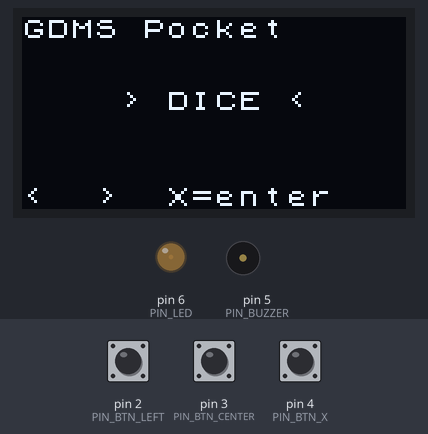
Bench run of a sketch on a simulated Arduino Uno, built with avr-gcc and run on an emulated ATmega328P. Parts: 128×64 one-colour display, output pins drawn as LEDs (lit = HIGH), buzzer (waves = sounding). The inputs (shaded band) are chosen by the test bench; at power-on: pin 2 (PIN_BTN_LEFT) HIGH, pin 4 (PIN_BTN_X) HIGH, pin 3 (PIN_BTN_CENTER) HIGH. Random numbers use the default seed unless the sketch sets one.

Above: at 3.68 s.
3.7 s: pin 2 (PIN_BTN_LEFT) pulled LOW for 0.15 s
At 3.89 s:
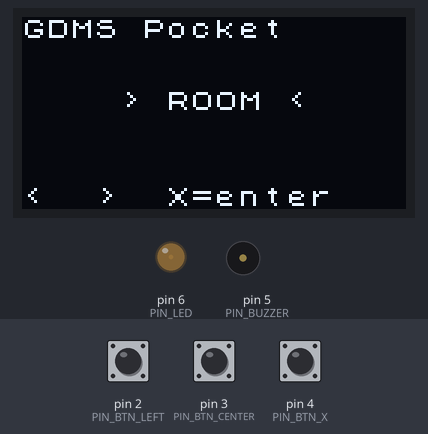
4.4 s: pin 4 (PIN_BTN_X) pulled LOW for 0.15 s
At 4.58 s:
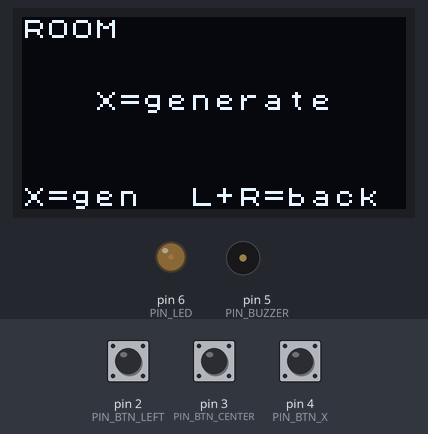
5.1 s: pin 4 (PIN_BTN_X) pulled LOW for 1 s
At 5.35 s:
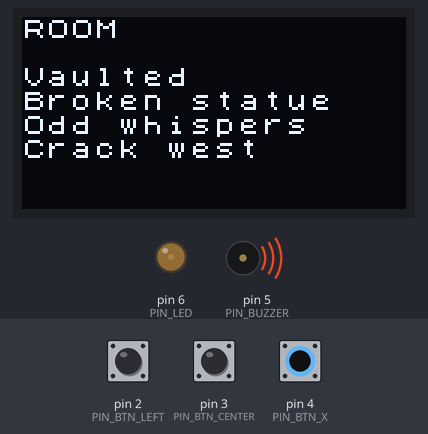
6.7 s: pin 4 (PIN_BTN_X) pulled LOW for 0.15 s
At 6.8 s:
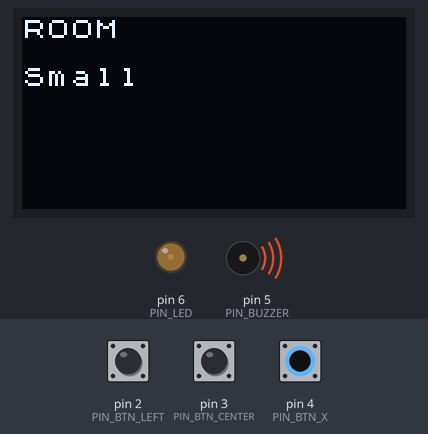
7.4 s: pin 4 (PIN_BTN_X) pulled LOW for 3.2 s
At 7.64 s:
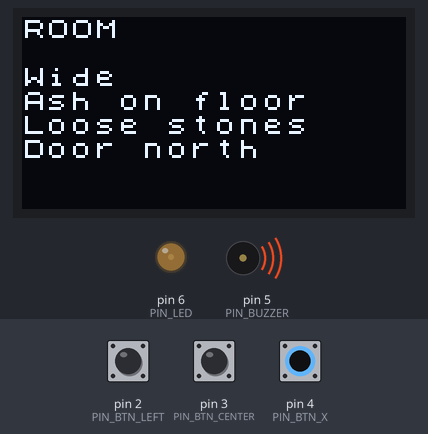
11.2 s: pin 4 (PIN_BTN_X) pulled LOW for 0.15 s
At 11.41 s:
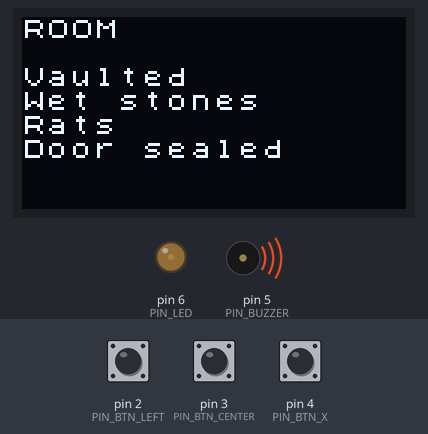
Timing chart, 0 to 12.9 s (numbered marks = the images above; inputs shaded):
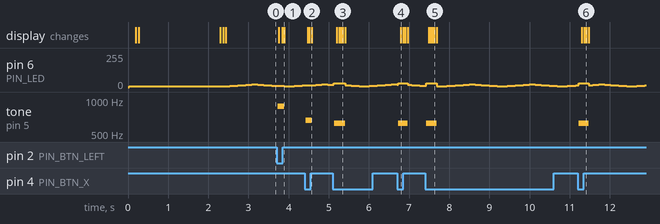

The sketch:

GDMS-microV2.ino
```cpp
#include <Wire.h>
#include <U8g2lib.h>

// ===================== OLED (U8x8 text mode) =====================
U8X8_SSD1306_128X64_NONAME_HW_I2C u8x8(U8X8_PIN_NONE);

// ===================== PINS =====================
const uint8_t PIN_BTN_LEFT   = 2;  // back (active LOW)
const uint8_t PIN_BTN_CENTER = 3;  // forward (active LOW)
const uint8_t PIN_BTN_X      = 4;  // select / action (active LOW)

const uint8_t PIN_BUZZER     = 5;  // passive buzzer signal
const uint8_t PIN_LED        = 6;  // PWM LED

// ===================== LED BREATH + POP =====================
const uint8_t LED_MIN = 5;
const uint8_t LED_MAX = 20;
const uint8_t LED_POP = 30;

const uint16_t BREATH_STEP_MS = 50;
const uint16_t POP_MS         = 60;

uint8_t ledLevel = LED_MIN;
int8_t  ledDir   = +1;
unsigned long lastBreathMs = 0;

bool popActive = false;
unsigned long popUntilMs = 0;

void ledInit() {
  pinMode(PIN_LED, OUTPUT);
  analogWrite(PIN_LED, LED_MIN);
}

void ledPop() {
  popActive = true;
  popUntilMs = millis() + POP_MS;
  analogWrite(PIN_LED, LED_POP);
}

void ledUpdate() {
  unsigned long now = millis();

  if (popActive) {
    if ((long)(now - popUntilMs) >= 0) {
      popActive = false;
      analogWrite(PIN_LED, ledLevel);
    }
    return;
  }

  if (now - lastBreathMs >= BREATH_STEP_MS) {
    lastBreathMs = now;

    int16_t next = (int16_t)ledLevel + ledDir;
    if (next >= LED_MAX) { next = LED_MAX; ledDir = -1; }
    else if (next <= LED_MIN) { next = LED_MIN; ledDir = +1; }

    ledLevel = (uint8_t)next;
    analogWrite(PIN_LED, ledLevel);
  }
}

// ===================== BUZZER =====================
bool buzOn = false;
unsigned long buzUntilMs = 0;

void buzzerInit() {
  pinMode(PIN_BUZZER, OUTPUT);
  noTone(PIN_BUZZER);
}

void buzzerBeepHz(uint16_t hz, uint16_t ms) {
  tone(PIN_BUZZER, hz);
  buzOn = true;
  buzUntilMs = millis() + ms;
}

void buzzerUpdate() {
  if (!buzOn) return;
  if ((long)(millis() - buzUntilMs) >= 0) {
    buzOn = false;
    noTone(PIN_BUZZER);
  }
}

// ===================== BUTTONS (DEBOUNCE, NO STRUCTS) =====================
const unsigned long DEBOUNCE_MS = 30;

bool left_lastReading=false,   left_stablePressed=false,   left_latched=false;
bool ctr_lastReading=false,    ctr_stablePressed=false,    ctr_latched=false;
bool x_lastReading=false,      x_stablePressed=false,      x_latched=false;

unsigned long left_lastFlipMs=0, ctr_lastFlipMs=0, x_lastFlipMs=0;

void buttonsInit() {
  pinMode(PIN_BTN_LEFT,   INPUT_PULLUP);
  pinMode(PIN_BTN_CENTER, INPUT_PULLUP);
  pinMode(PIN_BTN_X,      INPUT_PULLUP);
}

bool justPressed(uint8_t pin,
                 bool &lastReading,
                 bool &stablePressed,
                 bool &latched,
                 unsigned long &lastFlipMs)
{
  bool readingPressed = (digitalRead(pin) == LOW);

  if (readingPressed != lastReading) {
    lastReading = readingPressed;
    lastFlipMs = millis();
  }

  if ((millis() - lastFlipMs) > DEBOUNCE_MS) {
    stablePressed = lastReading;
  }

  if (stablePressed && !latched) {
    latched = true;
    return true;
  }

  if (!stablePressed) latched = false;
  return false;
}

// helper: stable pressed state (for combos like LEFT+CENTER)
bool isHeldLeft()   { return left_stablePressed; }
bool isHeldCenter() { return ctr_stablePressed;  }
bool isHeldX()      { return x_stablePressed;    }

// ===================== SYSTEM: MODES + APPLETS =====================
enum UiMode : uint8_t { MODE_HOME = 0, MODE_APPLET = 1 };
UiMode mode = MODE_HOME;

enum Applet : uint8_t { APP_DICE = 0, APP_NAMES = 1, APP_ROOM = 2, APPLET_COUNT = 3 };
uint8_t applet = APP_DICE;

// ===================== DICE APPLET =====================
enum DicePage : uint8_t {
  P_D4 = 0,
  P_D6,
  P_D8,
  P_D10,
  P_D12,
  P_D20,
  P_D100,
  P_DICE_COUNT
};

uint8_t dicePage = P_D20;
uint16_t lastRoll = 0;
bool hasRoll = false;

uint16_t rollDie(uint16_t sides) {
  return (uint16_t)random(sides) + 1;
}

uint16_t sidesForDicePage(uint8_t p) {
  switch (p) {
    case P_D4:   return 4;
    case P_D6:   return 6;
    case P_D8:   return 8;
    case P_D10:  return 10;
    case P_D12:  return 12;
    case P_D20:  return 20;
    case P_D100: return 100;
    default:     return 20;
  }
}

uint16_t freqForDicePage(uint8_t p) {
  switch (p) {
    case P_D4: return 988;
    case P_D6: return 880;
    case P_D8: return 784;
    case P_D10:return 698;
    case P_D12:return 659;
    case P_D20:return 587;
    case P_D100:return 523;
    default: return 660;
  }
}

const char label_d4[]   PROGMEM = "D4";
const char label_d6[]   PROGMEM = "D6";
const char label_d8[]   PROGMEM = "D8";
const char label_d10[]  PROGMEM = "D10";
const char label_d12[]  PROGMEM = "D12";
const char label_d20[]  PROGMEM = "D20";
const char label_d100[] PROGMEM = "D100";

const char* const DICE_LABELS[] PROGMEM = {
  label_d4, label_d6, label_d8, label_d10, label_d12, label_d20, label_d100
};

void getDiceLabel(char* out, uint8_t outSize) {
  const char* p = (const char*)pgm_read_ptr(&DICE_LABELS[dicePage]);
  strncpy_P(out, p, outSize - 1);
  out[outSize - 1] = '\0';
}

// ===================== NAMES APPLET (simple list for now) =====================
const char n0[] PROGMEM = "Hera";
const char n1[] PROGMEM = "Torin";
const char n2[] PROGMEM = "Ginny";
const char n3[] PROGMEM = "Gant";
const char n4[] PROGMEM = "Olga";
const char n5[] PROGMEM = "Dendor";
const char n6[] PROGMEM = "Ygrid";
const char n7[] PROGMEM = "Pike";
const char n8[] PROGMEM = "Sarda";
const char n9[] PROGMEM = "Brigg";
const char n10[] PROGMEM = "Zorli";
const char n11[] PROGMEM = "Yorin";
const char n12[] PROGMEM = "Jorgena";
const char n13[] PROGMEM = "Trogin";
const char n14[] PROGMEM = "Riga";
const char n15[] PROGMEM = "Barton";
const char n16[] PROGMEM = "Katrina";
const char n17[] PROGMEM = "Egrim";
const char n18[] PROGMEM = "Elsa";
const char n19[] PROGMEM = "Skylark";
const char n20[] PROGMEM = "Orgo";
const char n21[] PROGMEM = "Fargrim";
const char n22[] PROGMEM = "Gruner";
const char n23[] PROGMEM = "Torbin";
const char n24[] PROGMEM = "Malik";
const char n25[] PROGMEM = "Flea";
const char n26[] PROGMEM = "Crow";
const char n27[] PROGMEM = "Rusty";
const char n28[] PROGMEM = "Spike";
const char n29[] PROGMEM = "Frond";
const char n30[] PROGMEM = "Yuorg";
const char n31[] PROGMEM = "Willow";
const char n32[] PROGMEM = "Blinky";
const char n33[] PROGMEM = "Red";
const char n34[] PROGMEM = "Papa";
const char n35[] PROGMEM = "Slim";
const char n36[] PROGMEM = "Shorty";
const char n37[] PROGMEM = "Oak";
const char n38[] PROGMEM = "Shadow";
const char n39[] PROGMEM = "Sunny";
const char n40[] PROGMEM = "Morg";

const char* const NAME_LIST[] PROGMEM = {
  n0,n1,n2,n3,n4,n5,n6,n7,n8,n9,n10,n11,n12,n13,n14,n15,n16,n17,n18,n19, n20, n21, n22, n23, n24, n25, n26, n27, n28, n29, n30, n31, n32, n33, n34, n35, n36, n37, n38, n39, n40
};

const uint8_t NAME_COUNT = sizeof(NAME_LIST) / sizeof(NAME_LIST[0]);

char nameBuf[16];   // fixed buffer for chosen name (<=15 chars)
bool hasName = false;

void pickRandomName() {
  uint8_t idx = (uint8_t)random(NAME_COUNT);
  const char* p = (const char*)pgm_read_ptr(&NAME_LIST[idx]);
  strncpy_P(nameBuf, p, sizeof(nameBuf) - 1);
  nameBuf[sizeof(nameBuf) - 1] = '\0';
  hasName = true;
}


//======================ROOM APPLET =======================

char room_size[18];
char room_feat[18];
char room_threat[18];
char room_exit[18];
bool hasRoom = false;

// ===================== ROOM APPLET (chained mini tables) =====================
const char rs0[] PROGMEM = "Cramped";
const char rs1[] PROGMEM = "Small";
const char rs2[] PROGMEM = "Wide";
const char rs3[] PROGMEM = "Long";
const char rs4[] PROGMEM = "Vaulted";

const char* const ROOM_SIZE[] PROGMEM = { rs0, rs1, rs2, rs3, rs4 };
const uint8_t ROOM_SIZE_N = sizeof(ROOM_SIZE) / sizeof(ROOM_SIZE[0]);

const char rf0[] PROGMEM = "Wet stones";
const char rf1[] PROGMEM = "Cold draft";
const char rf2[] PROGMEM = "Ash on floor";
const char rf3[] PROGMEM = "Mosaic tiles";
const char rf4[] PROGMEM = "Broken statue";

const char* const ROOM_FEAT[] PROGMEM = { rf0, rf1, rf2, rf3, rf4 };
const uint8_t ROOM_FEAT_N = sizeof(ROOM_FEAT) / sizeof(ROOM_FEAT[0]);

const char rt0[] PROGMEM = "Rats";
const char rt1[] PROGMEM = "Goblin scout";
const char rt2[] PROGMEM = "Tripwire";
const char rt3[] PROGMEM = "Loose stones";
const char rt4[] PROGMEM = "Odd whispers";

const char* const ROOM_THREAT[] PROGMEM = { rt0, rt1, rt2, rt3, rt4 };
const uint8_t ROOM_THREAT_N = sizeof(ROOM_THREAT) / sizeof(ROOM_THREAT[0]);

const char re0[] PROGMEM = "Door north";
const char re1[] PROGMEM = "Tunnel east";
const char re2[] PROGMEM = "Stairs down";
const char re3[] PROGMEM = "Crack west";
const char re4[] PROGMEM = "Door sealed";

const char* const ROOM_EXIT[] PROGMEM = { re0, re1, re2, re3, re4 };
const uint8_t ROOM_EXIT_N = sizeof(ROOM_EXIT) / sizeof(ROOM_EXIT[0]);

void pickFromTable(char* out, uint8_t outSize, const char* const* table, uint8_t n) {
  uint8_t idx = (uint8_t)random(n);
  const char* p = (const char*)pgm_read_ptr(&table[idx]);
  strncpy_P(out, p, outSize - 1);
  out[outSize - 1] = '\0';
}

void generateRoom() {
  pickFromTable(room_size,   sizeof(room_size),   ROOM_SIZE,   ROOM_SIZE_N);
  pickFromTable(room_feat,   sizeof(room_feat),   ROOM_FEAT,   ROOM_FEAT_N);
  pickFromTable(room_threat, sizeof(room_threat), ROOM_THREAT, ROOM_THREAT_N);
  pickFromTable(room_exit,   sizeof(room_exit),   ROOM_EXIT,   ROOM_EXIT_N);
  hasRoom = true;
}


// ===================== UI HELPERS =====================
// Center 1x text on a 16-col row
void printCentered1x(uint8_t row, const char* s) {
  uint8_t len = (uint8_t)strlen(s);
  if (len > 16) len = 16;
  uint8_t col = (len >= 16) ? 0 : (uint8_t)((16 - len) / 2);
  u8x8.drawString(col, row, s);
}

// Center 2x2 text: max 8 chars across (since each char uses 2 columns)
void printCentered2x2(uint8_t row, const char* s) {
  uint8_t len = (uint8_t)strlen(s);
  if (len > 8) len = 8;
  uint8_t colsUsed = (uint8_t)(len * 2);
  uint8_t col = (colsUsed >= 16) ? 0 : (uint8_t)((16 - colsUsed) / 2);
  u8x8.draw2x2String(col, row, s);
}

// ===================== DRAW SCREENS =====================
void drawHome() {
  u8x8.clearDisplay();
  u8x8.drawString(0, 0, "GDMS Pocket");

  // Show selected applet
const char* label = (applet == APP_DICE) ? "DICE" :
                    (applet == APP_NAMES) ? "NAMES" : "ROOM";

char line[16];
strcpy(line, "> ");
strcat(line, label);
strcat(line, " <");
printCentered1x(3, line);


  u8x8.drawString(0, 7, "<  >  X=enter");
}

void drawDice() {
  u8x8.clearDisplay();

  char title[8];
  getDiceLabel(title, sizeof(title));
  u8x8.drawString(0, 0, "DICE");
  u8x8.drawString(12, 0, title);

  if (hasRoll) {
    char buf[6]; // up to 100
    uint16_t v = lastRoll;
    uint8_t n = 0;
    if (v >= 100) buf[n++] = '0' + (v / 100);
    if (v >= 10)  buf[n++] = '0' + ((v / 10) % 10);
    buf[n++] = '0' + (v % 10);
    buf[n] = '\0';

    printCentered2x2(2, buf);
  } else {
    printCentered1x(3, "X to roll");
  }

  u8x8.drawString(0, 7, "<  >  X=roll");
}

void drawNames() {
  u8x8.clearDisplay();

  u8x8.drawString(0, 0, "NAMES");

  if (hasName) {
    // Name can be shown 2x2 if short enough
    if (strlen(nameBuf) <= 8) {
      printCentered2x2(2, nameBuf);
    } else {
      printCentered1x(3, nameBuf);
    }
  } else {
    printCentered1x(3, "X for name");
  }

  u8x8.drawString(0, 7, "X=pick  L+R=back");
}

void drawRoom() {
  u8x8.clearDisplay();
  u8x8.drawString(0, 0, "ROOM");

  if (!hasRoom) {
    printCentered1x(3, "X=generate");
  } else {
    // 4 lines, simple and readable
    u8x8.drawString(0, 2, room_size);
    u8x8.drawString(0, 3, room_feat);
    u8x8.drawString(0, 4, room_threat);
    u8x8.drawString(0, 5, room_exit);
  }

  u8x8.drawString(0, 7, "X=gen  L+R=back");
}


void drawUi() {
  if (mode == MODE_HOME) {
    drawHome();
  } else {
    if (applet == APP_DICE) drawDice();
    else if (applet == APP_NAMES) drawNames();
    else drawRoom();
  }
}

// ===================== SETUP / LOOP =====================
void drawSplash() {
  u8x8.clearDisplay();
  u8x8.drawString(0, 0, "Goblinoid");
  u8x8.drawString(0, 1, "Dungeon");
  u8x8.drawString(0, 2, "Mastering");
  u8x8.drawString(0, 3, "System");
  u8x8.drawString(0, 5, "-Alexander Sousa");
  u8x8.drawString(0, 6, "2025");
}

void setup() {
  Wire.begin();

  u8x8.begin();
  u8x8.setPowerSave(0);
  u8x8.setFlipMode(1);
  u8x8.setFont(u8x8_font_chroma48medium8_r);

  ledInit();
  buzzerInit();
  buttonsInit();

  randomSeed(analogRead(A0));

  drawSplash();
  delay(2000);

  drawUi();
}

void loop() {
  ledUpdate();
  buzzerUpdate();

  // update stable button states by calling justPressed (even if we ignore the event)
  bool evR = justPressed(PIN_BTN_CENTER, ctr_lastReading, ctr_stablePressed, ctr_latched, ctr_lastFlipMs);
  bool evL = justPressed(PIN_BTN_LEFT,   left_lastReading, left_stablePressed, left_latched, left_lastFlipMs);
  bool evX = justPressed(PIN_BTN_X,      x_lastReading, x_stablePressed, x_latched, x_lastFlipMs);

  // exit combo: LEFT + CENTER held at same time
  if (mode == MODE_APPLET && isHeldLeft() && isHeldCenter()) {
    mode = MODE_HOME;
    buzzerBeepHz(440, 20);
    drawUi();
    return;
  }

  if (mode == MODE_HOME) {
    if (evR) {
      applet = (applet + 1) % APPLET_COUNT;
      buzzerBeepHz(880, 10);
      drawUi();
    }
    if (evL) {
      applet = (applet == 0) ? (APPLET_COUNT - 1) : (applet - 1);
      buzzerBeepHz(880, 10);
      drawUi();
    }
    if (evX) {
      mode = MODE_APPLET;
      buzzerBeepHz(660, 15);
      drawUi();
    }
  } else {
    // MODE_APPLET
    if (applet == APP_DICE) {
      if (evR) {
        dicePage = (dicePage + 1) % P_DICE_COUNT;
        hasRoll = false;
        buzzerBeepHz(880, 10);
        drawUi();
      }
      if (evL) {
        dicePage = (dicePage == 0) ? (P_DICE_COUNT - 1) : (dicePage - 1);
        hasRoll = false;
        buzzerBeepHz(880, 10);
        drawUi();
      }
      if (evX) {
        ledPop();
        uint16_t sides = sidesForDicePage(dicePage);
        lastRoll = rollDie(sides);
        hasRoll = true;
        buzzerBeepHz(freqForDicePage(dicePage), 18);
        drawUi();
      }
    } else if (applet == APP_NAMES) {
      if (evX) {
        ledPop();
        pickRandomName();
        buzzerBeepHz(740, 15);
        drawUi();
      }
      // evL/evR reserved for next iteration (ancestry/categories)
    } else if (applet == APP_ROOM) {
      if (evX) {
        ledPop();
        generateRoom();
        buzzerBeepHz(620, 20);
        drawUi();
      }
      // evL/evR reserved for next iteration (more room controls)
    }
  }
}
```

Measured:
- after the input at 3.7 s, tone on pin 5 (PIN_BUZZER): silent → 880 Hz at once, → silent 0.16 s later; the display: first changes after 0.06 s (image 1 shows a later state)
- after the input at 4.4 s, tone on pin 5 (PIN_BUZZER): silent → 660 Hz at once, → silent 0.15 s later; the display: first changes after 0.08 s (image 2 shows a later state)
- after the input at 5.1 s, tone on pin 5 (PIN_BUZZER): silent → 620 Hz at once, → silent 0.28 s later; the display: first changes after 0.10 s (image 3 shows a later state)
- after the input at 6.7 s, tone on pin 5 (PIN_BUZZER): silent → 620 Hz at once, → silent 0.23 s later; the display: changes after 0.10 s (image 4)
- after the input at 7.4 s, tone on pin 5 (PIN_BUZZER): silent → 620 Hz at once, → silent 0.26 s later; the display: first changes after 0.09 s (image 5 shows a later state)
- after the input at 11.2 s, tone on pin 5 (PIN_BUZZER): silent → 620 Hz at once, → silent 0.24 s later; the display: first changes after 0.10 s (image 6 shows a later state)
